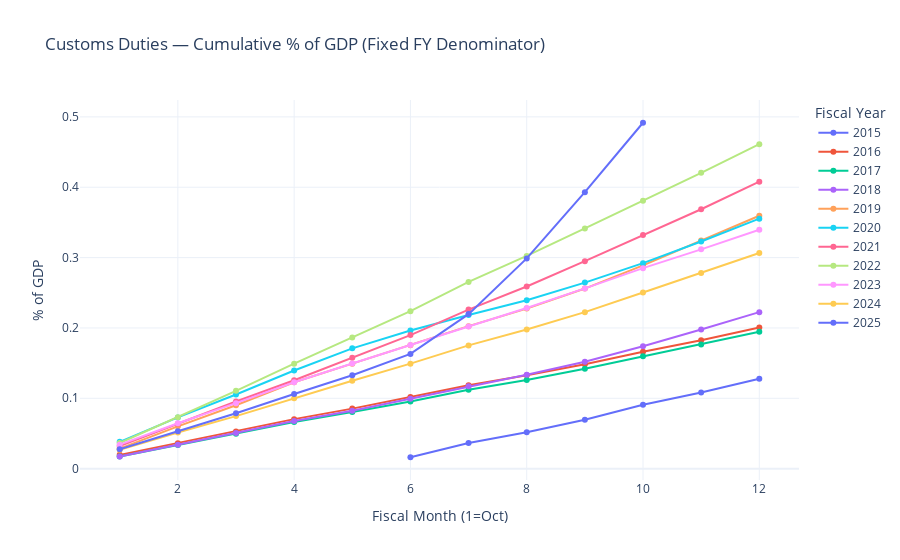

Here is the notebook cell this chart was saved with:
### Code cell
# change focus column as needed
focus = receipts_pivot["Customs Duties"].reset_index()
focus.columns = ["record_date", "value"]

# Plot cumulative FY as % of GDP (fixed denominators)
fig, pivot = plot_cumulative_by_fy_pct_gdp_fixed(
    focus,
    date_col="record_date",
    value_col="value",
    fy_denoms_millions=fy_denoms,
    years=None,
    title="Customs Duties — Cumulative % of GDP (Fixed FY Denominator)"
)
fig.show()

### Figure 1 — Plotly figure (JSON) as saved in the notebook; plotly's stock layout.template omitted (floating-point values rounded to 4 significant figures)
{"data": [{"mode": "lines+markers", "name": "2015", "type": "scatter", "x": [1, 2, 3, 4, 5, 6, 7, 8, 9, 10, 11, 12], "y": [NaN, NaN, NaN, NaN, NaN, 0.01619, 0.03654, 0.05177, 0.06956, 0.09093, 0.1081, 0.1278]}, {"mode": "lines+markers", "name": "2016", "type": "scatter", "x": [1, 2, 3, 4, 5, 6, 7, 8, 9, 10, 11, 12], "y": [0.01958, 0.03619, 0.05283, 0.07037, 0.08532, 0.1019, 0.1184, 0.1327, 0.1485, 0.1661, 0.1825, 0.2008]}, {"mode": "lines+markers", "name": "2017", "type": "scatter", "x": [1, 2, 3, 4, 5, 6, 7, 8, 9, 10, 11, 12], "y": [0.01711, 0.03359, 0.04947, 0.06629, 0.08046, 0.0954, 0.112, 0.1261, 0.1421, 0.1598, 0.1766, 0.1945]}, {"mode": "lines+markers", "name": "2018", "type": "scatter", "x": [1, 2, 3, 4, 5, 6, 7, 8, 9, 10, 11, 12], "y": [0.01737, 0.03411, 0.05068, 0.06783, 0.08235, 0.09922, 0.117, 0.1333, 0.152, 0.1739, 0.1978, 0.2224]}, {"mode": "lines+markers", "name": "2019", "type": "scatter", "x": [1, 2, 3, 4, 5, 6, 7, 8, 9, 10, 11, 12], "y": [0.02851, 0.06012, 0.09011, 0.1227, 0.1492, 0.1756, 0.2025, 0.2275, 0.256, 0.289, 0.3244, 0.3595]}, {"mode": "lines+markers", "name": "2020", "type": "scatter", "x": [1, 2, 3, 4, 5, 6, 7, 8, 9, 10, 11, 12], "y": [0.03809, 0.07281, 0.1054, 0.1395, 0.171, 0.1964, 0.2185, 0.2395, 0.2644, 0.2921, 0.3228, 0.3553]}, {"mode": "lines+markers", "name": "2021", "type": "scatter", "x": [1, 2, 3, 4, 5, 6, 7, 8, 9, 10, 11, 12], "y": [0.03214, 0.06396, 0.09544, 0.1256, 0.1575, 0.1899, 0.2261, 0.2589, 0.2949, 0.3321, 0.3687, 0.4078]}, {"mode": "lines+markers", "name": "2022", "type": "scatter", "x": [1, 2, 3, 4, 5, 6, 7, 8, 9, 10, 11, 12], "y": [0.03643, 0.07309, 0.1106, 0.1492, 0.1863, 0.2238, 0.2654, 0.3024, 0.3415, 0.3807, 0.4204, 0.4612]}, {"mode": "lines+markers", "name": "2023", "type": "scatter", "x": [1, 2, 3, 4, 5, 6, 7, 8, 9, 10, 11, 12], "y": [0.03405, 0.06446, 0.09311, 0.1229, 0.1495, 0.1757, 0.2019, 0.2282, 0.2562, 0.285, 0.3117, 0.3395]}, {"mode": "lines+markers", "name": "2024", "type": "scatter", "x": [1, 2, 3, 4, 5, 6, 7, 8, 9, 10, 11, 12], "y": [0.02674, 0.05126, 0.07466, 0.1002, 0.1249, 0.1492, 0.1752, 0.1977, 0.2225, 0.2504, 0.2782, 0.3065]}, {"mode": "lines+markers", "name": "2025", "type": "scatter", "x": [1, 2, 3, 4, 5, 6, 7, 8, 9, 10, 11, 12], "y": [0.02757, 0.05315, 0.07877, 0.1061, 0.1327, 0.1631, 0.2196, 0.2988, 0.393, 0.4916, NaN, NaN]}], "layout": {"hovermode": "x unified", "legend": {"title": {"text": "Fiscal Year"}}, "title": {"text": "Customs Duties — Cumulative % of GDP (Fixed FY Denominator)"}, "xaxis": {"title": {"text": "Fiscal Month (1=Oct)"}}, "yaxis": {"title": {"text": "% of GDP"}}}}
